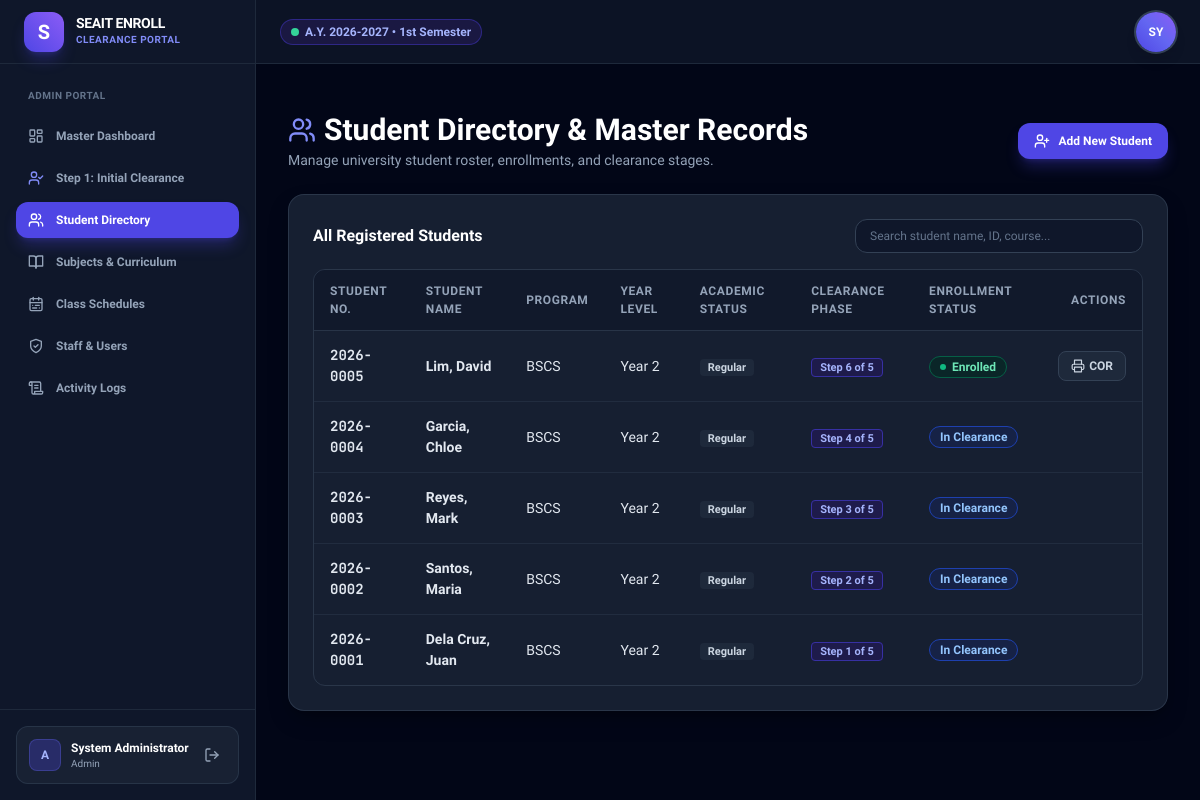
Page /modules/admin/students.php (signed in) on the committed database.
### tables this page shows
CREATE TABLE `academic_terms` (
    `id` INT NOT NULL AUTO_INCREMENT PRIMARY KEY,
    `academic_year` VARCHAR(20) NOT NULL,
    `semester` VARCHAR(20) NOT NULL,
    `is_active` TINYINT(1) DEFAULT 0,
    `created_at` TIMESTAMP DEFAULT CURRENT_TIMESTAMP
);

CREATE TABLE `students` (
    `id` INT NOT NULL AUTO_INCREMENT PRIMARY KEY,
    `user_id` INT NOT NULL UNIQUE,
    `student_no` VARCHAR(30) NOT NULL UNIQUE,
    `first_name` VARCHAR(60) NOT NULL,
    `middle_name` VARCHAR(60) DEFAULT NULL,
    `last_name` VARCHAR(60) NOT NULL,
    `birth_date` DATE DEFAULT NULL,
    `age` INT DEFAULT NULL,
    `sex` ENUM('Male', 'Female', 'Other') DEFAULT 'Male',
    `religion` VARCHAR(80) DEFAULT NULL,
    `civil_status` ENUM('Single', 'Married', 'Widowed', 'Separated') DEFAULT 'Single',
    `birth_place` VARCHAR(150) DEFAULT NULL,
    `program_id` INT NOT NULL,
    `year_level` INT NOT NULL DEFAULT 1,
    `enrolling_semester` ENUM('1st Semester', '2nd Semester') DEFAULT '1st Semester',
    `academic_status` ENUM('Regular', 'Irregular', 'Probationary', 'Graduating') DEFAULT 'Regular',
    `contact_no` VARCHAR(20) DEFAULT NULL,
    `address` TEXT DEFAULT NULL,
    `guardian_name` VARCHAR(120) DEFAULT NULL,
    `guardian_contact` VARCHAR(30) DEFAULT NULL,
    `enrollment_status` ENUM('Not Enrolled', 'In Clearance', 'Cleared', 'Enrolled') DEFAULT 'In Clearance',
    `created_at` TIMESTAMP DEFAULT CURRENT_TIMESTAMP
);

CREATE TABLE `programs` (
    `id` INT NOT NULL AUTO_INCREMENT PRIMARY KEY,
    `department_id` INT NOT NULL,
    `code` VARCHAR(20) NOT NULL UNIQUE,
    `name` VARCHAR(150) NOT NULL,
    `total_years` INT DEFAULT 4,
    `created_at` TIMESTAMP DEFAULT CURRENT_TIMESTAMP
);

CREATE TABLE `clearance_requests` (
    `id` INT NOT NULL AUTO_INCREMENT PRIMARY KEY,
    `student_id` INT NOT NULL,
    `academic_term_id` INT NOT NULL,
    `current_step` INT DEFAULT 1,
    `overall_status` ENUM('Pending', 'In Progress', 'Action Required', 'Cleared', 'Enrolled') DEFAULT 'In Progress',
    `created_at` TIMESTAMP DEFAULT CURRENT_TIMESTAMP,
    `updated_at` TIMESTAMP DEFAULT CURRENT_TIMESTAMP ON UPDATE CURRENT_TIMESTAMP,
    UNIQUE KEY `unique_student_term` (`student_id`, `academic_term_id`)
);

### modules/admin/students.php (the view, shortened to what this page needs)
<?php
require_once __DIR__ . '/../../config/functions.php';
$db = getDB();
$active_term = get_active_term();
$students = $db->query("SELECT s.*, p.code as program_code, p.name as program_name,
                               cr.id as clearance_id, cr.current_step, cr.overall_status
                        FROM students s
                        JOIN programs p ON s.program_id = p.id
                        LEFT JOIN clearance_requests cr ON s.id = cr.student_id AND cr.academic_term_id = {$active_term['id']}
                        ORDER BY s.id DESC")->fetchAll();
include __DIR__ . '/../../includes/header.php';
?>
<div class="space-y-6 max-w-7xl mx-auto">
    <div class="flex flex-col sm:flex-row sm:items-center justify-between gap-4">
        <div>
            <h1 class="text-2xl sm:text-3xl font-extrabold text-white flex items-center gap-2">
                <i data-lucide="users" class="w-7 h-7 text-indigo-400"></i>
                Student Directory & Master Records
            </h1>
            <p class="text-xs sm:text-sm text-slate-400 mt-0.5">
                Manage university student roster, enrollments, and clearance stages.
            </p>
        </div>
        <button onclick="openModal('add-student-modal')" class="px-4 py-2.5 bg-indigo-600 hover:bg-indigo-500 text-white text-xs font-bold rounded-xl shadow-lg shadow-indigo-600/30 flex items-center gap-2 transition-all">
            <i data-lucide="user-plus" class="w-4 h-4"></i>
            Add New Student
        </button>
    </div>
    <div class="glass-card p-6 space-y-4">
        <div class="flex flex-col sm:flex-row sm:items-center justify-between gap-4">
            <h2 class="text-base font-bold text-white">All Registered Students</h2>
            <div class="w-full sm:w-72">
                <input type="text" data-table-search="admin-stud-table" placeholder="Search student name, ID, course..." class="w-full bg-slate-900 border border-slate-700 rounded-xl px-3.5 py-2 text-xs text-white placeholder-slate-500 focus:outline-none focus:border-indigo-500">
            </div>
        </div>
        <div class="data-table-container">
            <table class="data-table" id="admin-stud-table">
                <thead>
                    <tr>
                        <th>Student No.</th>
                        <th>Student Name</th>
                        <th>Program</th>
                        <th>Year Level</th>
                        <th>Academic Status</th>
                        <th>Clearance Phase</th>
                        <th>Enrollment Status</th>
                        <th class="text-right">Actions</th>
                    </tr>
                </thead>
                <tbody>
                    <?php foreach ($students as $row): ?>
                        <tr>
                            <td class="font-mono font-bold text-indigo-400"><?= htmlspecialchars($row['student_no']) ?></td>
                            <td class="font-semibold text-white"><?= htmlspecialchars($row['last_name'] . ', ' . $row['first_name']) ?></td>
                            <td class="font-medium text-slate-300"><?= htmlspecialchars($row['program_code']) ?></td>
                            <td class="text-slate-300">Year <?= htmlspecialchars($row['year_level']) ?></td>
                            <td>
                                <span class="px-2 py-0.5 rounded text-[11px] font-semibold bg-slate-800 text-slate-300">
                                    <?= htmlspecialchars($row['academic_status']) ?>
                                </span>
                            </td>
                            <td>
                                <span class="px-2 py-0.5 rounded text-[11px] font-bold bg-indigo-950 text-indigo-300 border border-indigo-800">
                                    Step <?= $row['current_step'] ?? 1 ?> of 5
                                </span>
                            </td>
                            <td><?= get_status_badge($row['enrollment_status']) ?></td>
                            <td class="text-right">
                                <?php if ($row['enrollment_status'] === 'Enrolled'): ?>
                                    <a href="<?= url('modules/student/print_cor.php?student_id=' . $row['id']) ?>" target="_blank" class="px-3 py-1.5 bg-slate-800 hover:bg-slate-700 text-slate-300 text-xs font-semibold rounded-lg border border-slate-700 inline-flex items-center gap-1">
                                        <i data-lucide="printer" class="w-3.5 h-3.5"></i>
                                        COR
                                    </a>
                                <?php endif; ?>
                            </td>
                        </tr>
                    <?php endforeach; ?>
                </tbody>
            </table>
        </div>
    </div>
</div>
<?php include __DIR__ . '/../../includes/footer.php'; ?>

### includes/header.php (shortened to what this page needs)
<?php
require_once __DIR__ . '/../config/functions.php';
$user = current_user();
$active_term = get_active_term();
?>
<!DOCTYPE html>
<html lang="en" class="dark">
<head>
    <script src="https://cdn.tailwindcss.com"></script>
    <link rel="stylesheet" href="<?= url('assets/css/style.css') ?>">
    <link rel="stylesheet" href="<?= url('assets/css/print.css') ?>" media="print">
</head>
<body class="bg-slate-950 text-slate-100 flex min-h-screen">
    <?php if (is_logged_in()): ?>
    <?php include __DIR__ . '/sidebar.php'; ?>
    <?php endif; ?>
    <div class="flex-1 flex flex-col min-w-0">
        <?php if (is_logged_in()): ?>
        <header class="h-16 bg-slate-900/80 backdrop-blur-md border-b border-slate-800 flex items-center justify-between px-4 sm:px-6 z-30 sticky top-0">
            <div class="flex items-center gap-3">
                <div class="flex items-center gap-2">
                    <span class="inline-flex items-center gap-1.5 px-2.5 py-1 rounded-full text-xs font-semibold bg-indigo-950/80 text-indigo-300 border border-indigo-700/50">
                        <span class="w-2 h-2 rounded-full bg-emerald-400 animate-pulse"></span>
                        A.Y. <?= htmlspecialchars($active_term['academic_year']) ?> &bull; <?= htmlspecialchars($active_term['semester']) ?>
                    </span>
                </div>
            </div>
            <div class="flex items-center gap-4">
                <div class="relative" id="user-profile-menu-container">
                    <button type="button" id="user-profile-btn" onclick="toggleUserProfileDropdown(event)" class="w-10 h-10 rounded-full bg-gradient-to-tr from-indigo-600 via-indigo-500 to-violet-500 hover:from-indigo-500 hover:to-violet-400 flex items-center justify-center font-bold text-xs text-white shadow-lg ring-2 ring-slate-700 hover:ring-indigo-400 active:scale-95 transition-all focus:outline-none cursor-pointer select-none" aria-label="User profile menu" aria-expanded="false" title="Tap to toggle Actions Menu">
                        <span id="user-avatar-initials" class="pointer-events-none"><?= strtoupper(substr($user['full_name'] ?? $user['username'], 0, 2)) ?></span>
                    </button>
                </div>
            </div>
        </header>
        <?php endif; ?>
        <div class="px-4 sm:px-6 pt-4">
        </div>
        <main class="flex-1 overflow-y-auto p-4 sm:p-6 lg:p-8">

### config/functions.php (shortened to what this page needs)
<?php
function url($path = '') {
    return BASE_URL . ltrim($path, '/');
}
function is_logged_in() {
    return isset($_SESSION['user_id']) && !empty($_SESSION['user_id']);
}
function current_user() {
    return [
        'id'            => $_SESSION['user_id'] ?? null,
        'username'      => $_SESSION['username'] ?? '',
        'email'         => $_SESSION['email'] ?? '',
        'role'          => $_SESSION['role'] ?? '',
        'full_name'     => $_SESSION['full_name'] ?? '',
        'department_id' => $_SESSION['department_id'] ?? null,
        'student_id'    => $_SESSION['student_id'] ?? null,
        'student_no'    => $_SESSION['student_no'] ?? null,
        'program_id'    => $_SESSION['program_id'] ?? null,
        'program_code'  => $_SESSION['program_code'] ?? null,
    ];
}
function get_active_term() {
    $db = getDB();
    $stmt = $db->query("SELECT * FROM academic_terms WHERE is_active = 1 LIMIT 1");
    $term = $stmt->fetch();
    return $term;
}
function get_status_badge($status) {
    $status = trim($status);
    switch (strtolower($status)) {
        case 'cleared':
        case 'completed':
        case 'enrolled':
        case 'resolved':
        case 'fully paid':
            return '<span class="inline-flex items-center px-2.5 py-0.5 rounded-full text-xs font-semibold bg-emerald-100 text-emerald-800 dark:bg-emerald-950/60 dark:text-emerald-300 border border-emerald-200 dark:border-emerald-800"><span class="w-1.5 h-1.5 rounded-full bg-emerald-500 mr-1.5"></span>' . htmlspecialchars($status) . '</span>';
        default:
            return '<span class="inline-flex items-center px-2.5 py-0.5 rounded-full text-xs font-semibold bg-blue-100 text-blue-800 dark:bg-blue-950/60 dark:text-blue-300 border border-blue-200 dark:border-blue-800">' . htmlspecialchars($status) . '</span>';
    }
}

### assets/css/style.css (style rules this page uses)
:root { --font-main: 'Plus Jakarta Sans', -apple-system, BlinkMacSystemFont, 'Segoe UI', Roboto, sans-serif; --font-mono: 'JetBrains Mono', monospace; --primary: #4f46e5; --primary-hover: #4338ca; --primary-light: #eef2ff; --primary-dark: #3730a3; --accent: #06b6d4; --success: #10b981; --warning: #f59e0b; --danger: #ef4444; --info: #3b82f6; --bg-main: #0f172a; --bg-surface: #1e293b; --bg-card: rgba(30, 41, 59, 0.75); --border-color: rgba(51, 65, 85, 0.7); --text-primary: #f8fafc; --text-secondary: #94a3b8; --text-muted: #64748b; --radius-sm: 8px; --radius-md: 12px; --radius-lg: 16px; --radius-xl: 24px; --shadow-subtle: 0 4px 6px -1px rgba(0, 0, 0, 0.1), 0 2px 4px -1px rgba(0, 0, 0, 0.06); --shadow-card: 0 10px 25px -5px rgba(0, 0, 0, 0.3), 0 8px 10px -6px rgba(0, 0, 0, 0.2); --shadow-glow: 0 0 25px -5px rgba(79, 70, 229, 0.35); }
* { box-sizing: border-box; margin: 0; padding: 0; }
body { font-family: var(--font-main); background-color: var(--bg-main); color: var(--text-primary); min-height: 100vh; overflow-x: hidden; line-height: 1.5; }
.glass-card { background: var(--bg-card); backdrop-filter: blur(16px); -webkit-backdrop-filter: blur(16px); border: 1px solid var(--border-color); border-radius: var(--radius-lg); box-shadow: var(--shadow-card); }
.data-table-container { overflow-x: auto; border-radius: var(--radius-md); border: 1px solid var(--border-color); }
.data-table { width: 100%; border-collapse: separate; border-spacing: 0; font-size: 0.875rem; text-align: left; }
.data-table th { background-color: rgba(15, 23, 42, 0.7); color: #94a3b8; font-weight: 600; text-transform: uppercase; font-size: 0.75rem; letter-spacing: 0.05em; padding: 12px 16px; border-bottom: 1px solid var(--border-color); }
.data-table td { padding: 14px 16px; border-bottom: 1px solid rgba(51, 65, 85, 0.4); color: #e2e8f0; }
.data-table tbody tr:last-child td { border-bottom: none; }

### rows in the picture
academic_terms: academic_year "2026-2027", semester "1st Semester"
students: student_no "2026-0005", last_name+first_name "Lim, David", program.code "BSCS", year_level "2", academic_status "Regular", clearance_requests.current_step "6", enrollment_status "Enrolled"
students: student_no "2026-0004", last_name+first_name "Garcia, Chloe", program.code "BSCS", year_level "2", academic_status "Regular", clearance_requests.current_step "4", enrollment_status "In Clearance"
students: student_no "2026-0003", last_name+first_name "Reyes, Mark", program.code "BSCS", year_level "2", academic_status "Regular", clearance_requests.current_step "3", enrollment_status "In Clearance"
students: student_no "2026-0002", last_name+first_name "Santos, Maria", program.code "BSCS", year_level "2", academic_status "Regular", clearance_requests.current_step "2", enrollment_status "In Clearance"
students: student_no "2026-0001", last_name+first_name "Dela Cruz, Juan", program.code "BSCS", year_level "2", academic_status "Regular", clearance_requests.current_step "1", enrollment_status "In Clearance"

### other values in the picture
$role "ADMIN"
substr($user['username'] ?? 'U', 0, 1) "A"
$user['full_name'] "System Administrator"
$user['role'] "Admin"
substr($user['full_name'] ?? $user['username'], 0, 2) "SY"
